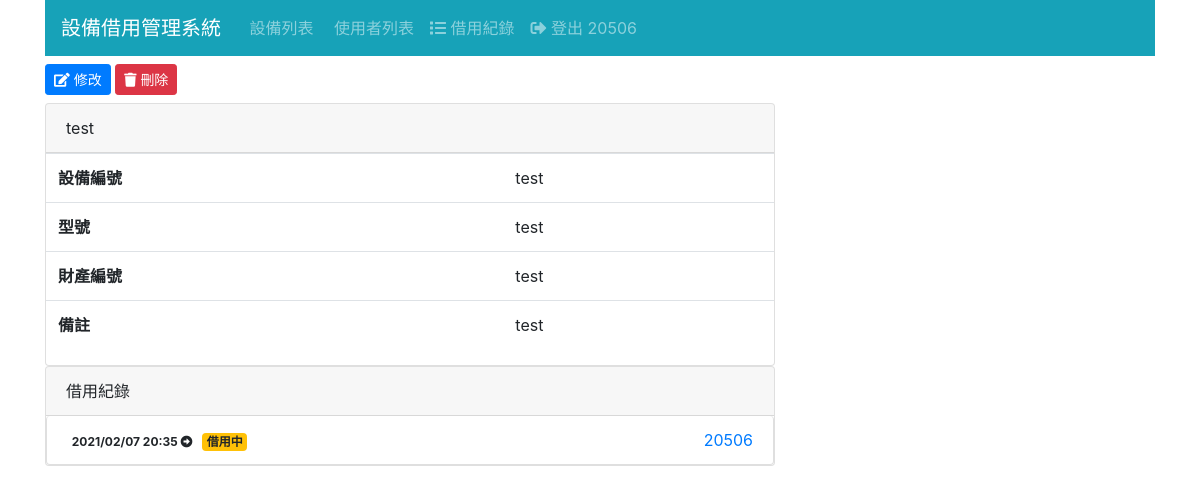
The page /equip/8/ (signed in) on the database as committed earlier.
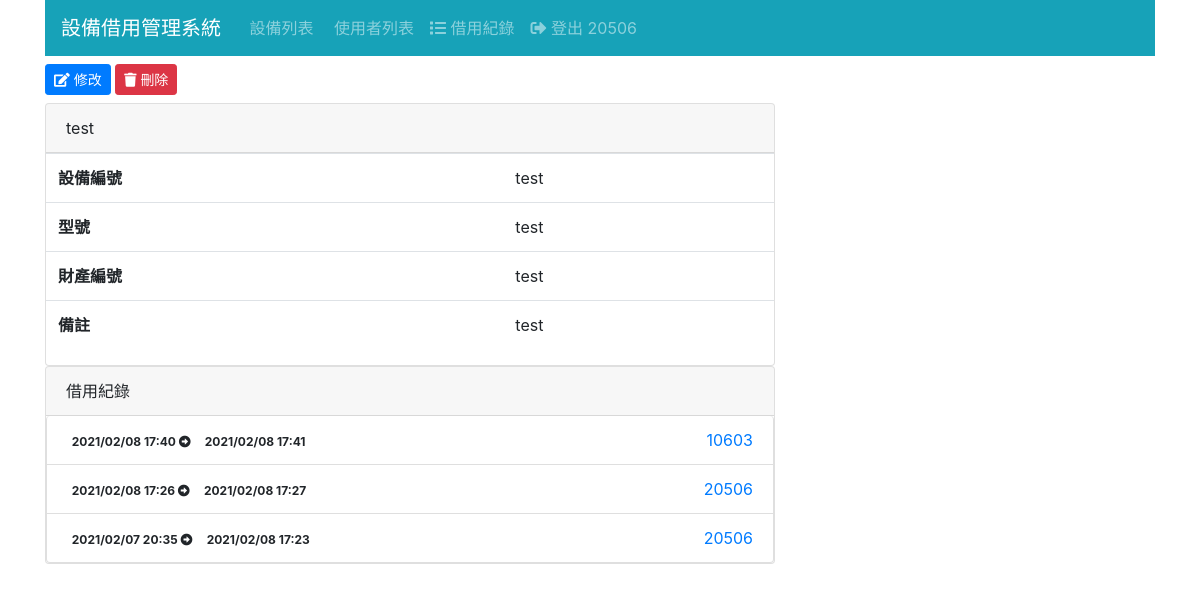
The same page on the database as committed later.
### equip/models.py (models this page shows, shortened)
class Equip(Model):
    SerialNumber = CharField('設備編號', max_length=255)
    pattern = CharField('型號', max_length=255)
    PropertyNumber = CharField('財產編號', max_length=255)
    comment = CharField('備註',max_length=255)

### log/models.py (models this page shows, shortened)
class Log(Model):
    borrower = ForeignKey(Borrower, CASCADE)
    equip = ForeignKey(Equip, CASCADE)
    checkout = DateTimeField('借用時間', auto_now_add=True)
    returned = DateTimeField('歸還時間', null=True)    # 以 null 代表尚未歸還

### borrower/models.py (models this page shows, shortened)
class Borrower(Model):
    realname = CharField('姓名', max_length=32)
    identify = CharField('身分', max_length=255)
    email = EmailField('電子信箱')
    work = CharField('職稱', max_length=255)
    subject = CharField('任教科目', max_length=255)
    tel=CharField('連絡電話',max_length=10)
    state= CharField('狀態', max_length=3)

### equip/views.py (the view)
# urls.py: path('<int:pk>/', EquipView.as_view(), name='equip_view'),
class EquipView(LoginRequiredMixin, DetailView):
    model = Equip
    def get_context_data(self, **kwargs):
        ctx = super().get_context_data(**kwargs)
        ctx['log_list'] = Log.objects.filter(
            equip=self.object,
        ).order_by('-id').select_related('borrower')
        return ctx

### templates/equip/equip_detail.html
{% extends "base.html" %}
{% block content %}
<div class="mb-2">
  <a href="{% url 'equip_edit' equip.id %}" class="btn btn-sm btn-primary">
    <i class="fas fa-edit"></i> 修改
  </a>
  <a href="{% url 'equip_delete' equip.id %}" class="btn btn-sm btn-danger">
    <i class="fas fa-trash"></i> 刪除
  </a>
</div>
<div id="equip-detail" class="row">
  <div class="col-sm-8">
    <div class="card">
      <div class="card-header">{{ equip.SerialNumber }}</div>
      <table class="table">
        <tr>
          <th>設備編號</th><td>{{ equip.SerialNumber }}</td>
        </tr>
        <tr>
            <th>型號</th><td>{{ equip.pattern }}</td>
          </tr>
        <tr>
          <th>財產編號</th><td>{{ equip.PropertyNumber }}</td>
        </tr>
        <tr>
            <th>備註</th><td>{{ equip.comment }}</td>
          </tr>
      </table>
    </div>
    <div class="card">
      <div class="card-header">
        借用紀錄
      </div>
      <ul class="list-group">
        {% for log in log_list %}
        <li class="list-group-item d-flex justify-content-between">
          <div>
            <span class="badge">
            {{ log.checkout|date:"Y/m/d H:i" }}
            <i class="fas fa-arrow-alt-circle-right"></i>
            </span>
            {% if log.returned %}
              <span class="badge">
                {{ log.returned|date:"Y/m/d H:i" }}
              </span>
            {% else %}
              <span class="badge badge-warning">借用中</span>
            {% endif %}
          </div>
          <div>
            <a href="{% url 'borrower_view' log.borrower.id %}">
              {{ log.borrower.realname }}
            </a>
          </div>
        </li>
        {% empty %}
        <li class="list-group-item">無</li>
        {% endfor %}
      </ul>
    </div>
  </div>
  </div>
</div>
{% endblock %}

### templates/base.html (shortened to what this page needs)
{% load static %}<!doctype html>
<html lang="zh-hant">
  <head>
    <link rel="stylesheet" href="https://cdnjs.cloudflare.com/ajax/libs/twitter-bootstrap/4.4.1/css/bootstrap.min.css">
    <link rel="stylesheet" href="https://cdnjs.cloudflare.com/ajax/libs/font-awesome/5.12.1/css/all.min.css">
    <link rel="stylesheet" href="{% static 'css/custom.css' %}">
  </head>
  <body>
    <div class="container">
      {% include "navbar.html" %}
      <div class="main-content">
        {% block content %}{% endblock %}
      </div>
  </body>
</html>

### templates/navbar.html (shortened to what this page needs)
<nav class="navbar navbar-expand-md navbar-dark bg-info mb-2">
    <div class="navbar-brand">設備借用管理系統</div>
    <div class="collapse navbar-collapse" id="navbarNav">
      <ul class="navbar-nav">
        {% if user.is_authenticated %}
        <a href="{% url 'equip_list' %}" class="nav-link">
             設備列表
          </a>
        <li class="nav-item">
        <li class="nav-item">
            <a href="{% url 'borrower_list' %}" class="nav-link">
                 使用者列表
              </a>
            </li>
            <li class="nav-item">
              <a href="{% url 'log_list' %}" class="nav-link">
                <i class="fas fa-list"></i> 借用紀錄
              </a>
            </li>
          <a href="{% url 'logout' %}" class="nav-link">
            <i class="fas fa-sign-out-alt"></i> 登出 {{ user.username }}
          </a>
        </li>
        {% else %}
        <li class="nav-item">
          <a href="{% url 'login' %}" class="nav-link">
            <i class="fas fa-sign-in-alt"></i>登入
          </a>
        </li>
        {% endif %}
      </ul>
    </div>
  </nav>

Rows that differ between the two databases and show on the page:
added Log: checkout "2021/02/08 17:40", returned "2021/02/08 17:41", borrower.realname "10603"
added Log: checkout "2021/02/08 17:26", returned "2021/02/08 17:27", borrower.realname "20506"
changed Log (number 3 of 3 on the later page): returned (not shown) → "2021/02/08 17:23"; no longer shows "借用中"
